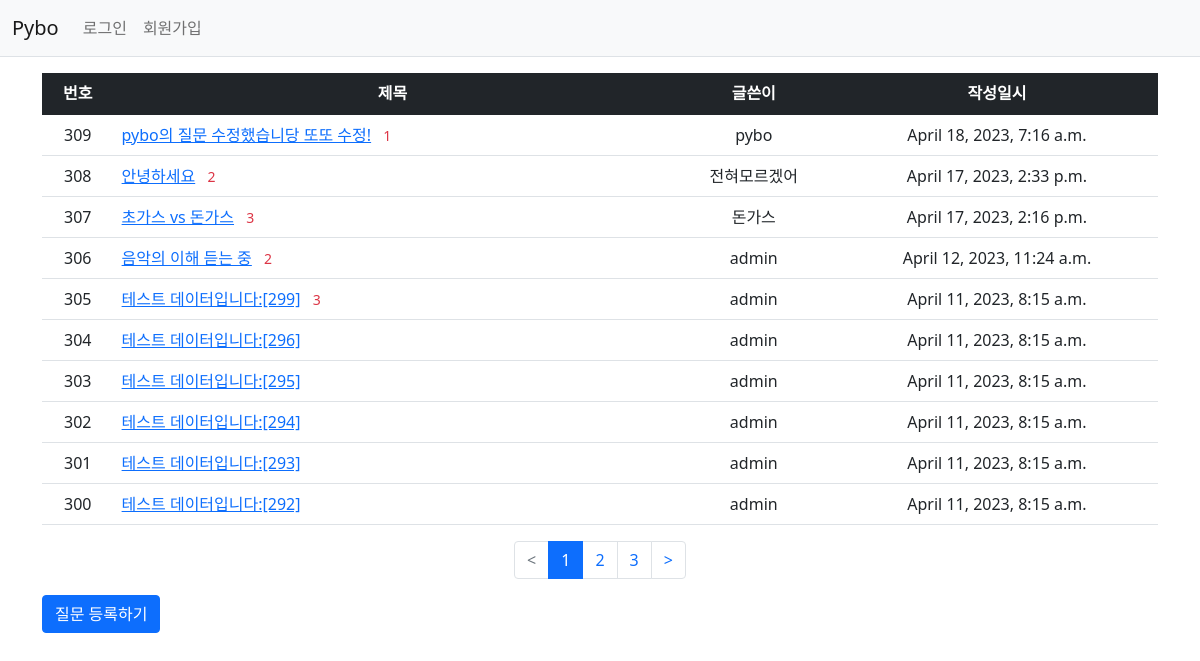
Screenshot of /pybo/ with the database file from the repository.
### pybo/models.py (models this page shows, shortened)
class Question(models.Model):
    author = models.ForeignKey(User, on_delete = models.CASCADE, related_name='author_question')
    subject = models.CharField(max_length = 200)
    content = models.TextField()
    create_date = models.DateTimeField()
    modify_date = models.DateTimeField(null=True, blank=True)
    voter = models.ManyToManyField(User, related_name = 'voter_question') # 추천인 추가

### pybo/views/base_views.py (the view)
# urls.py: path('', base_views.index, name = 'index')
def index(request):
    page = request.GET.get('page', '1')
    question_list = Question.objects.order_by('-create_date')
    paginator = Paginator(question_list, 10)
    page_obj = paginator.get_page(page)
    context = { 'question_list' : page_obj }
    return render(request, 'pybo/question_list.html', context)

### pybo/templatetags/pybo_filter.py (called while the page is built)
@register.filter
def sub(value, arg):
    return value - arg

### templates/pybo/question_list.html
{% extends 'base.html' %}
{% load pybo_filter %}
{% block content %}
<div class="container my-3">
    <table class="table">
        <thead>
        <tr class="text-center table-dark">
            <th>번호</th>
            <th style="width:50%">제목</th>
            <th>글쓴이</th>
            <th>작성일시</th>
        </tr>
        </thead>
        <tbody>
        {% if question_list %}
        {% for question in question_list %}
        <tr class="text-center">
            <td>
                {{ question_list.paginator.count|sub:question_list.start_index|sub:forloop.counter0|add:1 }}
            </td>
            <td class="text-start">
                <a href="{% url 'pybo:detail' question.id %}">{{ question.subject }}</a>
                {% if question.answer_set.count > 0 %}
                <span class="text-danger small mx-2">{{ question.answer_set.count }}</span>
                {% endif %}
            </td>
            <td>{{ question.author.username }}</td>
            <td>{{ question.create_date }}</td>
        </tr>
        {% endfor %}
        {% else %}
        <tr>
            <td colspan="4">질문이 없습니다.</td>
        </tr>
        {% endif %}
        </tbody>
    </table>
    <ul class="pagination justify-content-center">
        {% if question_list.has_previous %}
        <li class="page-item">
            <a class="page-link" href="?page={{ question_list.previous_page_number }}"><</a>
        </li>
        {% else %}
        <li class="page-item disabled">
            <a class="page-link" tabindex="-1" aria-disabled="true" href="#"><</a>
        </li>
        {% endif %}
        {% for page_number in question_list.paginator.page_range %}
        {% if page_number >= question_list.number|add:-2 and page_number <= question_list.number|add:2 %}
        {% if page_number == question_list.number %}
        <li class="page-item active" aria-current="page">
            <a class="page-link" href="?page={{ page_number }}">{{ page_number }}</a>
        </li>
        {% else %}
        <li class="page-item">
            <a class="page-link" href="?page={{ page_number }}">{{ page_number }}</a>
        </li>
        {% endif %}
        {% endif %}
        {% endfor %}
        {% if question_list.has_next %}
        <li class="page-item">
            <a class="page-link" href="?page={{ question_list.next_page_number }}">></a>
        </li>
        {% else %}
        <li class="page-item disabled">
            <a class="page-link" tabindex="-1" aria-disabled="true" href="#">></a>
        </li>
        {% endif %}
    </ul>
    <a href="{% url 'pybo:question_create' %}" class="btn btn-primary">
        질문 등록하기
    </a>
</div>
{% endblock %}

### rows the page displays
Question: paginator.count|sub "309", subject "pybo의 질문 수정했습니당 또또 수정!", answer_set.count "1", author.username "pybo", create_date "April 18, 2023, 7:16 a.m."
Question: paginator.count|sub "308", subject "안녕하세요", answer_set.count "2", author.username "전혀모르겠어", create_date "April 17, 2023, 2:33 p.m."
Question: paginator.count|sub "307", subject "초가스 vs 돈가스", answer_set.count "3", author.username "돈가스", create_date "April 17, 2023, 2:16 p.m."
Question: paginator.count|sub "306", subject "음악의 이해 듣는 중", answer_set.count "2", author.username "admin", create_date "April 12, 2023, 11:24 a.m."
Question: paginator.count|sub "305", subject "테스트 데이터입니다:[299]", answer_set.count "3", author.username "admin", create_date "April 11, 2023, 8:15 a.m."
Question: paginator.count|sub "304", subject "테스트 데이터입니다:[296]", author.username "admin", create_date "April 11, 2023, 8:15 a.m."
Question: paginator.count|sub "303", subject "테스트 데이터입니다:[295]", author.username "admin", create_date "April 11, 2023, 8:15 a.m."
Question: paginator.count|sub "302", subject "테스트 데이터입니다:[294]", author.username "admin", create_date "April 11, 2023, 8:15 a.m."
Question: paginator.count|sub "301", subject "테스트 데이터입니다:[293]", author.username "admin", create_date "April 11, 2023, 8:15 a.m."
Question: paginator.count|sub "300", subject "테스트 데이터입니다:[292]", author.username "admin", create_date "April 11, 2023, 8:15 a.m."

### other values shown
{{ page_number }} "1"
{{ page_number }} "2" "3"
